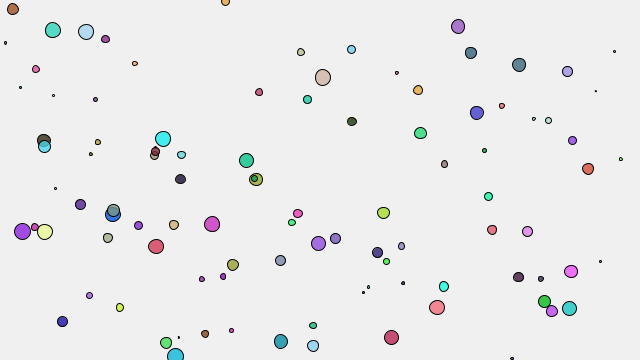
Frame 1 (no input)
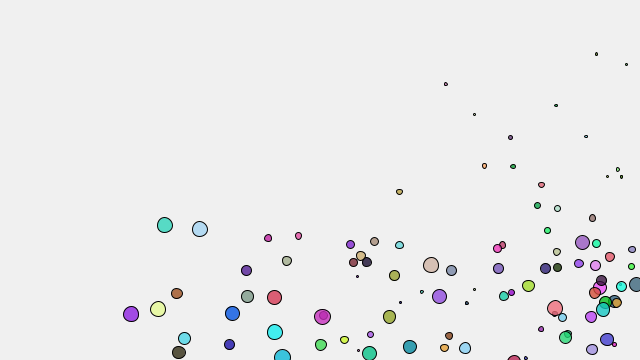
Frame 60 (the mouse pressed at the canvas centre just before this capture)
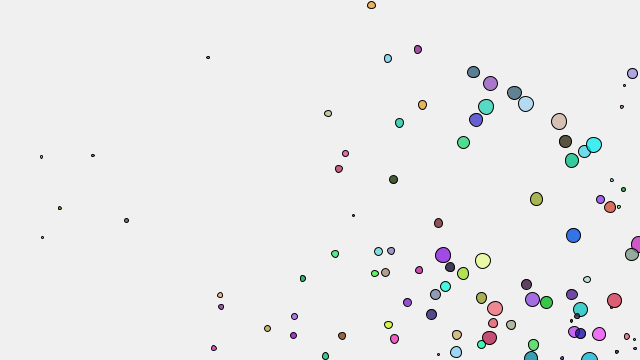
Frame 120 (the mouse held since frame 60 and released just before this capture)

The Processing sketch that drew these frames (run headless with seeded random() and noise(); from frame 60 on, the mouse is pressed at the canvas centre):

// Processing sketch: creating_forces
// ── creating_forces.pde
Mover[] movers = new Mover[100];

void setup() {
  size(640, 360);


  for (int i = 0; i < movers.length; i++) {
    //movers[i] = new Mover(random(0.1, 1), 0, 0);
    movers[i] = new Mover(random(0.1, 1), random(width), random(height));
  }

  drawBackground();
}

void drawBackground() {
  background(240, 240, 240);
}

void draw() {
  drawBackground();

  //PVector wind = new PVector(0.01, 0);
  PVector wind = new PVector(random(0.01, 0.1), 0);
  PVector gravity = new PVector(0, 0.1);

  for (int i = 0; i < movers.length; i++) {
    movers[i].applyForce(wind);
    movers[i].applyForce(gravity);
    movers[i].update();
    movers[i].display();
    movers[i].checkEdges();
  }
}


// ── Mover.pde
class Mover {

  PVector location;
  PVector velocity;
  PVector acceleration;
  float mass;
  float r = random(255);
  float g = random(255);
  float b = random(255);
  float a = 200;

  Mover() {
    mass = 1;
    location = new PVector(30, 30);
    velocity = new PVector(0, 0);
    acceleration = new PVector(0, 0);
  }

  Mover(float m, float x, float y) {
    mass = m;
    location = new PVector(x, y);
    velocity = new PVector(0, 0);
    acceleration = new PVector(0, 0);
  }

  void applyForce(PVector force) {
    PVector f = PVector.div(force, mass);
    acceleration.add(f);
  }

  void update() {
    velocity.add(acceleration);
    location.add(velocity);
    acceleration.mult(0);
  }

  void display() {
    stroke(0);
    fill(r, g, b, a);
    ellipse(location.x, location.y, mass*16, mass*16);
  }

  void checkEdges() {
    if (location.x > width) {
      location.x = width;
      velocity.x *= -1;
    } 
    else if (location.x < 0) {
      velocity.x *= -1;
      location.x = 0;
    }

    if (location.y > height) {
      velocity.y *= -1;
      location.y = height;
    }
  }
}
